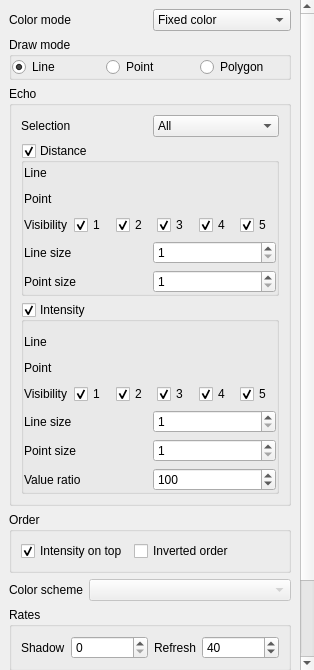
<?xml version="1.0" encoding="UTF-8"?>
<ui version="4.0">
 <class>PlotSettingsWidget</class>
 <widget class="QWidget" name="PlotSettingsWidget">
  <property name="geometry">
   <rect>
    <x>0</x>
    <y>0</y>
    <width>314</width>
    <height>670</height>
   </rect>
  </property>
  <property name="windowTitle">
   <string>Plot Settings</string>
  </property>
  <layout class="QVBoxLayout" name="verticalLayout">
   <property name="leftMargin">
    <number>0</number>
   </property>
   <property name="topMargin">
    <number>0</number>
   </property>
   <property name="rightMargin">
    <number>0</number>
   </property>
   <property name="bottomMargin">
    <number>0</number>
   </property>
   <item>
    <widget class="QScrollArea" name="scrollArea">
     <property name="autoFillBackground">
      <bool>true</bool>
     </property>
     <property name="frameShape">
      <enum>QFrame::NoFrame</enum>
     </property>
     <property name="lineWidth">
      <number>0</number>
     </property>
     <property name="horizontalScrollBarPolicy">
      <enum>Qt::ScrollBarAlwaysOff</enum>
     </property>
     <property name="widgetResizable">
      <bool>true</bool>
     </property>
     <widget class="QWidget" name="scrollAreaWidgetContents">
      <property name="geometry">
       <rect>
        <x>0</x>
        <y>0</y>
        <width>297</width>
        <height>677</height>
       </rect>
      </property>
      <layout class="QVBoxLayout" name="verticalLayout_2">
       <item>
        <layout class="QHBoxLayout" name="horizontalLayout">
         <item>
          <widget class="QLabel" name="label_15">
           <property name="text">
            <string>Color mode</string>
           </property>
          </widget>
         </item>
         <item>
          <widget class="QComboBox" name="colormode">
           <item>
            <property name="text">
             <string>Fixed color</string>
            </property>
           </item>
           <item>
            <property name="text">
             <string>By Range</string>
            </property>
           </item>
           <item>
            <property name="text">
             <string>By Level</string>
            </property>
           </item>
           <item>
            <property name="text">
             <string>By Step</string>
            </property>
           </item>
           <item>
            <property name="text">
             <string>By Height</string>
            </property>
           </item>
          </widget>
         </item>
        </layout>
       </item>
       <item>
        <widget class="QGroupBox" name="groupBox">
         <property name="title">
          <string>Draw mode</string>
         </property>
         <layout class="QHBoxLayout" name="horizontalLayout_7">
          <property name="leftMargin">
           <number>0</number>
          </property>
          <property name="topMargin">
           <number>0</number>
          </property>
          <property name="rightMargin">
           <number>0</number>
          </property>
          <property name="bottomMargin">
           <number>0</number>
          </property>
          <item>
           <widget class="QRadioButton" name="lineModeRadio">
            <property name="text">
             <string>Line</string>
            </property>
            <property name="checked">
             <bool>true</bool>
            </property>
           </widget>
          </item>
          <item>
           <widget class="QRadioButton" name="pointModeRadio">
            <property name="text">
             <string>Point</string>
            </property>
           </widget>
          </item>
          <item>
           <widget class="QRadioButton" name="polygonModeRadio">
            <property name="text">
             <string>Polygon</string>
            </property>
           </widget>
          </item>
         </layout>
        </widget>
       </item>
       <item>
        <widget class="QGroupBox" name="groupBox_3">
         <property name="title">
          <string>Echo</string>
         </property>
         <layout class="QVBoxLayout" name="verticalLayout_5">
          <item>
           <layout class="QHBoxLayout" name="horizontalLayout_15">
            <property name="topMargin">
             <number>0</number>
            </property>
            <item>
             <widget class="QLabel" name="label_12">
              <property name="text">
               <string>Selection</string>
              </property>
             </widget>
            </item>
            <item>
             <widget class="QComboBox" name="echoSelection">
              <item>
               <property name="text">
                <string>All</string>
               </property>
              </item>
              <item>
               <property name="text">
                <string>First</string>
               </property>
              </item>
              <item>
               <property name="text">
                <string>Last</string>
               </property>
              </item>
             </widget>
            </item>
           </layout>
          </item>
          <item>
           <widget class="QGroupBox" name="distanceGroupBox">
            <property name="title">
             <string>Distance</string>
            </property>
            <property name="flat">
             <bool>true</bool>
            </property>
            <property name="checkable">
             <bool>true</bool>
            </property>
            <layout class="QVBoxLayout" name="verticalLayout_3">
             <property name="leftMargin">
              <number>0</number>
             </property>
             <property name="topMargin">
              <number>0</number>
             </property>
             <property name="rightMargin">
              <number>0</number>
             </property>
             <property name="bottomMargin">
              <number>0</number>
             </property>
             <item>
              <layout class="QGridLayout" name="gridLayout">
               <property name="topMargin">
                <number>0</number>
               </property>
               <item row="1" column="2">
                <widget class="ColorButton" name="distanceEcho2PointColor" native="true">
                 <property name="minimumSize">
                  <size>
                   <width>20</width>
                   <height>20</height>
                  </size>
                 </property>
                 <property name="maximumSize">
                  <size>
                   <width>40</width>
                   <height>16777215</height>
                  </size>
                 </property>
                </widget>
               </item>
               <item row="1" column="1">
                <widget class="ColorButton" name="distanceEcho1PointColor" native="true">
                 <property name="minimumSize">
                  <size>
                   <width>20</width>
                   <height>20</height>
                  </size>
                 </property>
                 <property name="maximumSize">
                  <size>
                   <width>40</width>
                   <height>16777215</height>
                  </size>
                 </property>
                </widget>
               </item>
               <item row="0" column="4">
                <widget class="ColorButton" name="distanceEcho4LineColor" native="true">
                 <property name="minimumSize">
                  <size>
                   <width>20</width>
                   <height>20</height>
                  </size>
                 </property>
                 <property name="maximumSize">
                  <size>
                   <width>40</width>
                   <height>16777215</height>
                  </size>
                 </property>
                </widget>
               </item>
               <item row="0" column="3">
                <widget class="ColorButton" name="distanceEcho3LineColor" native="true">
                 <property name="minimumSize">
                  <size>
                   <width>20</width>
                   <height>20</height>
                  </size>
                 </property>
                 <property name="maximumSize">
                  <size>
                   <width>40</width>
                   <height>16777215</height>
                  </size>
                 </property>
                </widget>
               </item>
               <item row="0" column="5">
                <widget class="ColorButton" name="distanceEcho5LineColor" native="true">
                 <property name="minimumSize">
                  <size>
                   <width>20</width>
                   <height>20</height>
                  </size>
                 </property>
                 <property name="maximumSize">
                  <size>
                   <width>40</width>
                   <height>16777215</height>
                  </size>
                 </property>
                </widget>
               </item>
               <item row="1" column="3">
                <widget class="ColorButton" name="distanceEcho3PointColor" native="true">
                 <property name="minimumSize">
                  <size>
                   <width>20</width>
                   <height>20</height>
                  </size>
                 </property>
                 <property name="maximumSize">
                  <size>
                   <width>40</width>
                   <height>16777215</height>
                  </size>
                 </property>
                </widget>
               </item>
               <item row="1" column="5">
                <widget class="ColorButton" name="distanceEcho5PointColor" native="true">
                 <property name="minimumSize">
                  <size>
                   <width>20</width>
                   <height>20</height>
                  </size>
                 </property>
                 <property name="maximumSize">
                  <size>
                   <width>40</width>
                   <height>16777215</height>
                  </size>
                 </property>
                </widget>
               </item>
               <item row="1" column="4">
                <widget class="ColorButton" name="distanceEcho4PointColor" native="true">
                 <property name="minimumSize">
                  <size>
                   <width>20</width>
                   <height>20</height>
                  </size>
                 </property>
                 <property name="maximumSize">
                  <size>
                   <width>40</width>
                   <height>16777215</height>
                  </size>
                 </property>
                </widget>
               </item>
               <item row="0" column="2">
                <widget class="ColorButton" name="distanceEcho2LineColor" native="true">
                 <property name="minimumSize">
                  <size>
                   <width>20</width>
                   <height>20</height>
                  </size>
                 </property>
                 <property name="maximumSize">
                  <size>
                   <width>40</width>
                   <height>16777215</height>
                  </size>
                 </property>
                </widget>
               </item>
               <item row="0" column="1">
                <widget class="ColorButton" name="distanceEcho1LineColor" native="true">
                 <property name="minimumSize">
                  <size>
                   <width>20</width>
                   <height>20</height>
                  </size>
                 </property>
                 <property name="maximumSize">
                  <size>
                   <width>40</width>
                   <height>16777215</height>
                  </size>
                 </property>
                </widget>
               </item>
               <item row="1" column="0">
                <widget class="QLabel" name="label_2">
                 <property name="text">
                  <string>Point</string>
                 </property>
                </widget>
               </item>
               <item row="0" column="0">
                <widget class="QLabel" name="label">
                 <property name="text">
                  <string>Line</string>
                 </property>
                </widget>
               </item>
               <item row="2" column="0">
                <widget class="QLabel" name="label_5">
                 <property name="text">
                  <string>Visibility</string>
                 </property>
                </widget>
               </item>
               <item row="2" column="1">
                <widget class="QCheckBox" name="distanceEcho1Show">
                 <property name="text">
                  <string>1</string>
                 </property>
                 <property name="checked">
                  <bool>true</bool>
                 </property>
                </widget>
               </item>
               <item row="2" column="2">
                <widget class="QCheckBox" name="distanceEcho2Show">
                 <property name="text">
                  <string>2</string>
                 </property>
                 <property name="checked">
                  <bool>true</bool>
                 </property>
                </widget>
               </item>
               <item row="2" column="3">
                <widget class="QCheckBox" name="distanceEcho3Show">
                 <property name="text">
                  <string>3</string>
                 </property>
                 <property name="checked">
                  <bool>true</bool>
                 </property>
                </widget>
               </item>
               <item row="2" column="4">
                <widget class="QCheckBox" name="distanceEcho4Show">
                 <property name="text">
                  <string>4</string>
                 </property>
                 <property name="checked">
                  <bool>true</bool>
                 </property>
                </widget>
               </item>
               <item row="2" column="5">
                <widget class="QCheckBox" name="distanceEcho5Show">
                 <property name="text">
                  <string>5</string>
                 </property>
                 <property name="checked">
                  <bool>true</bool>
                 </property>
                </widget>
               </item>
              </layout>
             </item>
             <item>
              <layout class="QHBoxLayout" name="horizontalLayout_10">
               <item>
                <widget class="QLabel" name="label_7">
                 <property name="text">
                  <string>Line size</string>
                 </property>
                </widget>
               </item>
               <item>
                <widget class="QSpinBox" name="distanceLineSizeBox">
                 <property name="minimum">
                  <number>1</number>
                 </property>
                 <property name="maximum">
                  <number>10</number>
                 </property>
                </widget>
               </item>
              </layout>
             </item>
             <item>
              <layout class="QHBoxLayout" name="horizontalLayout_12">
               <item>
                <widget class="QLabel" name="label_9">
                 <property name="text">
                  <string>Point size</string>
                 </property>
                </widget>
               </item>
               <item>
                <widget class="QSpinBox" name="distancePointSizeBox">
                 <property name="minimum">
                  <number>1</number>
                 </property>
                 <property name="maximum">
                  <number>10</number>
                 </property>
                </widget>
               </item>
              </layout>
             </item>
            </layout>
           </widget>
          </item>
          <item>
           <widget class="QGroupBox" name="intensityGroupBox">
            <property name="title">
             <string>Intensity</string>
            </property>
            <property name="flat">
             <bool>true</bool>
            </property>
            <property name="checkable">
             <bool>true</bool>
            </property>
            <layout class="QVBoxLayout" name="verticalLayout_4">
             <property name="leftMargin">
              <number>0</number>
             </property>
             <property name="topMargin">
              <number>0</number>
             </property>
             <property name="rightMargin">
              <number>0</number>
             </property>
             <property name="bottomMargin">
              <number>0</number>
             </property>
             <item>
              <layout class="QGridLayout" name="gridLayout_2">
               <property name="topMargin">
                <number>10</number>
               </property>
               <item row="1" column="0">
                <widget class="QLabel" name="label_4">
                 <property name="text">
                  <string>Point</string>
                 </property>
                </widget>
               </item>
               <item row="0" column="0">
                <widget class="QLabel" name="label_3">
                 <property name="text">
                  <string>Line</string>
                 </property>
                </widget>
               </item>
               <item row="0" column="4">
                <widget class="ColorButton" name="intensityEcho4LineColor" native="true">
                 <property name="minimumSize">
                  <size>
                   <width>20</width>
                   <height>20</height>
                  </size>
                 </property>
                 <property name="maximumSize">
                  <size>
                   <width>40</width>
                   <height>16777215</height>
                  </size>
                 </property>
                </widget>
               </item>
               <item row="0" column="3">
                <widget class="ColorButton" name="intensityEcho3LineColor" native="true">
                 <property name="minimumSize">
                  <size>
                   <width>20</width>
                   <height>20</height>
                  </size>
                 </property>
                 <property name="maximumSize">
                  <size>
                   <width>40</width>
                   <height>16777215</height>
                  </size>
                 </property>
                </widget>
               </item>
               <item row="1" column="1">
                <widget class="ColorButton" name="intensityEcho1PointColor" native="true">
                 <property name="minimumSize">
                  <size>
                   <width>20</width>
                   <height>20</height>
                  </size>
                 </property>
                 <property name="maximumSize">
                  <size>
                   <width>40</width>
                   <height>16777215</height>
                  </size>
                 </property>
                </widget>
               </item>
               <item row="0" column="1">
                <widget class="ColorButton" name="intensityEcho1LineColor" native="true">
                 <property name="minimumSize">
                  <size>
                   <width>20</width>
                   <height>20</height>
                  </size>
                 </property>
                 <property name="maximumSize">
                  <size>
                   <width>40</width>
                   <height>16777215</height>
                  </size>
                 </property>
                </widget>
               </item>
               <item row="0" column="2">
                <widget class="ColorButton" name="intensityEcho2LineColor" native="true">
                 <property name="minimumSize">
                  <size>
                   <width>20</width>
                   <height>20</height>
                  </size>
                 </property>
                 <property name="maximumSize">
                  <size>
                   <width>40</width>
                   <height>16777215</height>
                  </size>
                 </property>
                </widget>
               </item>
               <item row="0" column="5">
                <widget class="ColorButton" name="intensityEcho5LineColor" native="true">
                 <property name="minimumSize">
                  <size>
                   <width>20</width>
                   <height>20</height>
                  </size>
                 </property>
                 <property name="maximumSize">
                  <size>
                   <width>40</width>
                   <height>16777215</height>
                  </size>
                 </property>
                </widget>
               </item>
               <item row="1" column="2">
                <widget class="ColorButton" name="intensityEcho2PointColor" native="true">
                 <property name="minimumSize">
                  <size>
                   <width>20</width>
                   <height>20</height>
                  </size>
                 </property>
                 <property name="maximumSize">
                  <size>
                   <width>40</width>
                   <height>16777215</height>
                  </size>
                 </property>
                </widget>
               </item>
               <item row="1" column="3">
                <widget class="ColorButton" name="intensityEcho3PointColor" native="true">
                 <property name="minimumSize">
                  <size>
                   <width>20</width>
                   <height>20</height>
                  </size>
                 </property>
                 <property name="maximumSize">
                  <size>
                   <width>40</width>
                   <height>16777215</height>
                  </size>
                 </property>
                </widget>
               </item>
               <item row="1" column="4">
                <widget class="ColorButton" name="intensityEcho4PointColor" native="true">
                 <property name="minimumSize">
                  <size>
                   <width>20</width>
                   <height>20</height>
                  </size>
                 </property>
                 <property name="maximumSize">
                  <size>
                   <width>40</width>
                   <height>16777215</height>
                  </size>
                 </property>
                </widget>
               </item>
               <item row="1" column="5">
                <widget class="ColorButton" name="intensityEcho5PointColor" native="true">
                 <property name="minimumSize">
                  <size>
                   <width>20</width>
                   <height>20</height>
                  </size>
                 </property>
                 <property name="maximumSize">
                  <size>
                   <width>40</width>
                   <height>16777215</height>
                  </size>
                 </property>
                </widget>
               </item>
               <item row="2" column="0">
                <widget class="QLabel" name="label_6">
                 <property name="text">
                  <string>Visibility</string>
                 </property>
                </widget>
               </item>
               <item row="2" column="1">
                <widget class="QCheckBox" name="intensityEcho1Show">
                 <property name="text">
                  <string>1</string>
                 </property>
                 <property name="checked">
                  <bool>true</bool>
                 </property>
                </widget>
               </item>
               <item row="2" column="2">
                <widget class="QCheckBox" name="intensityEcho2Show">
                 <property name="text">
                  <string>2</string>
                 </property>
                 <property name="checked">
                  <bool>true</bool>
                 </property>
                </widget>
               </item>
               <item row="2" column="3">
                <widget class="QCheckBox" name="intensityEcho3Show">
                 <property name="text">
                  <string>3</string>
                 </property>
                 <property name="checked">
                  <bool>true</bool>
                 </property>
                </widget>
               </item>
               <item row="2" column="4">
                <widget class="QCheckBox" name="intensityEcho4Show">
                 <property name="text">
                  <string>4</string>
                 </property>
                 <property name="checked">
                  <bool>true</bool>
                 </property>
                </widget>
               </item>
               <item row="2" column="5">
                <widget class="QCheckBox" name="intensityEcho5Show">
                 <property name="text">
                  <string>5</string>
                 </property>
                 <property name="checked">
                  <bool>true</bool>
                 </property>
                </widget>
               </item>
              </layout>
             </item>
             <item>
              <layout class="QHBoxLayout" name="horizontalLayout_11">
               <item>
                <widget class="QLabel" name="label_8">
                 <property name="text">
                  <string>Line size</string>
                 </property>
                </widget>
               </item>
               <item>
                <widget class="QSpinBox" name="intensityLineSizeBox">
                 <property name="minimum">
                  <number>1</number>
                 </property>
                 <property name="maximum">
                  <number>10</number>
                 </property>
                </widget>
               </item>
              </layout>
             </item>
             <item>
              <layout class="QHBoxLayout" name="horizontalLayout_13">
               <item>
                <widget class="QLabel" name="label_10">
                 <property name="text">
                  <string>Point size</string>
                 </property>
                </widget>
               </item>
               <item>
                <widget class="QSpinBox" name="intensityPointSizeBox">
                 <property name="minimum">
                  <number>1</number>
                 </property>
                 <property name="maximum">
                  <number>10</number>
                 </property>
                 <property name="singleStep">
                  <number>1</number>
                 </property>
                </widget>
               </item>
              </layout>
             </item>
             <item>
              <layout class="QHBoxLayout" name="horizontalLayout_14">
               <item>
                <widget class="QLabel" name="label_11">
                 <property name="text">
                  <string>Value ratio</string>
                 </property>
                </widget>
               </item>
               <item>
                <widget class="QSpinBox" name="intensityRatio">
                 <property name="minimum">
                  <number>1</number>
                 </property>
                 <property name="maximum">
                  <number>200</number>
                 </property>
                 <property name="singleStep">
                  <number>1</number>
                 </property>
                 <property name="value">
                  <number>100</number>
                 </property>
                </widget>
               </item>
              </layout>
             </item>
            </layout>
           </widget>
          </item>
         </layout>
        </widget>
       </item>
       <item>
        <widget class="QGroupBox" name="groupBox_9">
         <property name="title">
          <string>Order</string>
         </property>
         <layout class="QFormLayout" name="formLayout_3">
          <property name="fieldGrowthPolicy">
           <enum>QFormLayout::AllNonFixedFieldsGrow</enum>
          </property>
          <item row="0" column="0">
           <widget class="QCheckBox" name="viewItensityOnTopBox">
            <property name="text">
             <string>Intensity on top</string>
            </property>
            <property name="checked">
             <bool>true</bool>
            </property>
           </widget>
          </item>
          <item row="0" column="1">
           <widget class="QCheckBox" name="invertedCheckBox">
            <property name="text">
             <string>Inverted order</string>
            </property>
           </widget>
          </item>
         </layout>
        </widget>
       </item>
       <item>
        <layout class="QHBoxLayout" name="horizontalLayout_3" stretch="0,1">
         <item>
          <widget class="QLabel" name="label_16">
           <property name="text">
            <string>Color scheme</string>
           </property>
          </widget>
         </item>
         <item>
          <widget class="QComboBox" name="colorscheme">
           <property name="enabled">
            <bool>false</bool>
           </property>
          </widget>
         </item>
        </layout>
       </item>
       <item>
        <widget class="QGroupBox" name="groupBox_6">
         <property name="enabled">
          <bool>true</bool>
         </property>
         <property name="title">
          <string>Rates</string>
         </property>
         <layout class="QHBoxLayout" name="horizontalLayout_8" stretch="0,1,0,1">
          <item>
           <widget class="QLabel" name="label_13">
            <property name="text">
             <string>Shadow</string>
            </property>
           </widget>
          </item>
          <item>
           <widget class="QSpinBox" name="shadowSpinBox">
            <property name="maximum">
             <number>5000</number>
            </property>
           </widget>
          </item>
          <item>
           <widget class="QLabel" name="label_14">
            <property name="text">
             <string>Refresh</string>
            </property>
           </widget>
          </item>
          <item>
           <widget class="QSpinBox" name="refreshSpinBox">
            <property name="enabled">
             <bool>true</bool>
            </property>
            <property name="minimum">
             <number>0</number>
            </property>
            <property name="maximum">
             <number>5000</number>
            </property>
            <property name="singleStep">
             <number>25</number>
            </property>
            <property name="value">
             <number>40</number>
            </property>
           </widget>
          </item>
         </layout>
        </widget>
       </item>
       <item>
        <widget class="QGroupBox" name="groupBox_10">
         <property name="title">
          <string>Axis rotation</string>
         </property>
         <layout class="QHBoxLayout" name="horizontalLayout_2">
          <property name="leftMargin">
           <number>0</number>
          </property>
          <property name="topMargin">
           <number>0</number>
          </property>
          <property name="rightMargin">
           <number>0</number>
          </property>
          <property name="bottomMargin">
           <number>0</number>
          </property>
          <item>
           <widget class="QDial" name="rotationDial">
            <property name="maximum">
             <number>359</number>
            </property>
            <property name="value">
             <number>180</number>
            </property>
            <property name="invertedAppearance">
             <bool>true</bool>
            </property>
            <property name="invertedControls">
             <bool>false</bool>
            </property>
            <property name="wrapping">
             <bool>true</bool>
            </property>
            <property name="notchTarget">
             <double>45.000000000000000</double>
            </property>
            <property name="notchesVisible">
             <bool>true</bool>
            </property>
           </widget>
          </item>
          <item>
           <widget class="QSpinBox" name="rotationSpinBox">
            <property name="maximum">
             <number>359</number>
            </property>
            <property name="singleStep">
             <number>10</number>
            </property>
            <property name="value">
             <number>0</number>
            </property>
           </widget>
          </item>
         </layout>
        </widget>
       </item>
       <item>
        <spacer name="verticalSpacer">
         <property name="orientation">
          <enum>Qt::Vertical</enum>
         </property>
         <property name="sizeHint" stdset="0">
          <size>
           <width>20</width>
           <height>120</height>
          </size>
         </property>
        </spacer>
       </item>
      </layout>
     </widget>
    </widget>
   </item>
  </layout>
 </widget>
 <customwidgets>
  <customwidget>
   <class>ColorButton</class>
   <extends>QWidget</extends>
   <header>ColorButton.h</header>
   <container>1</container>
  </customwidget>
 </customwidgets>
 <resources/>
 <connections/>
</ui>
